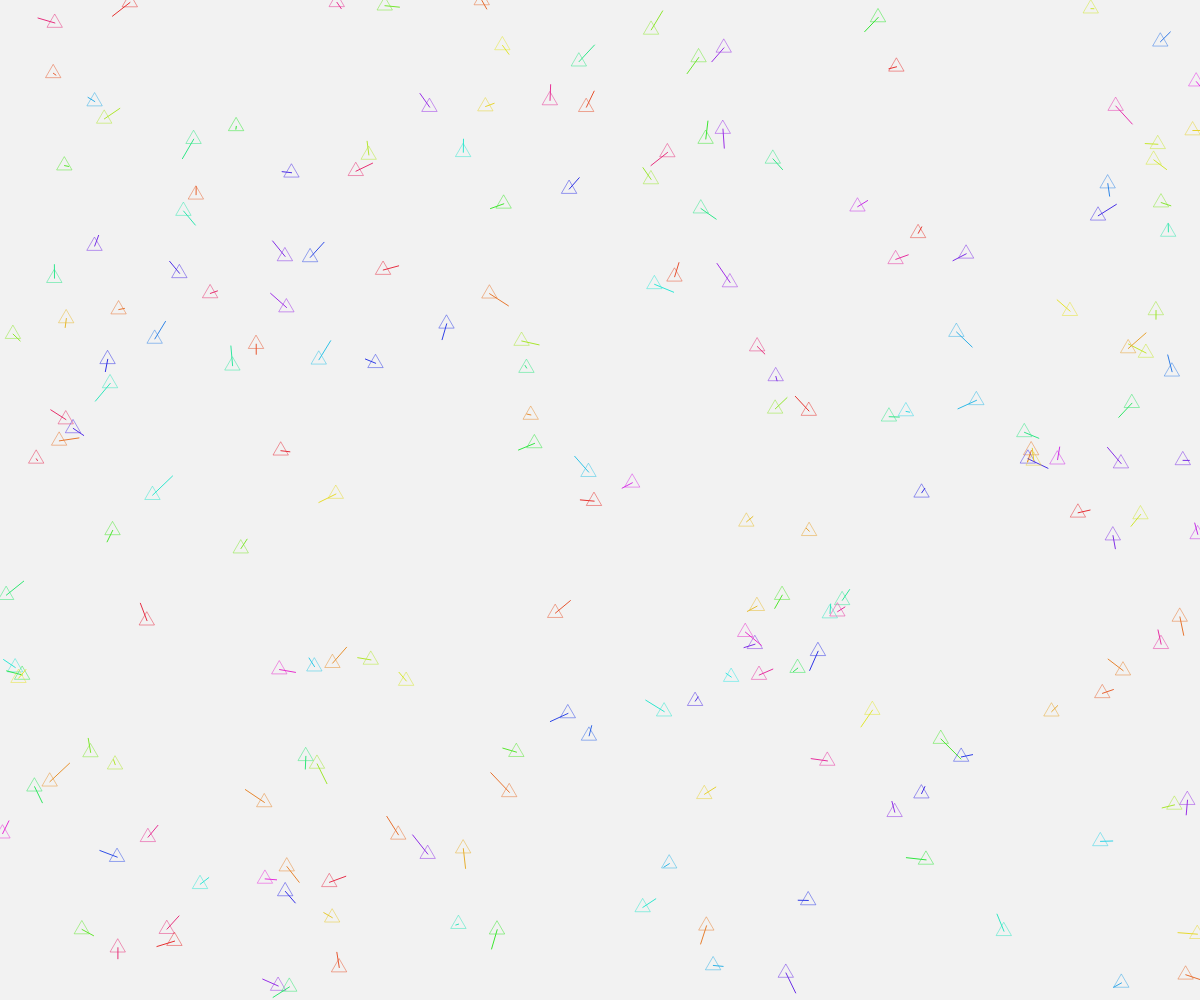
Frame 1 (no input)
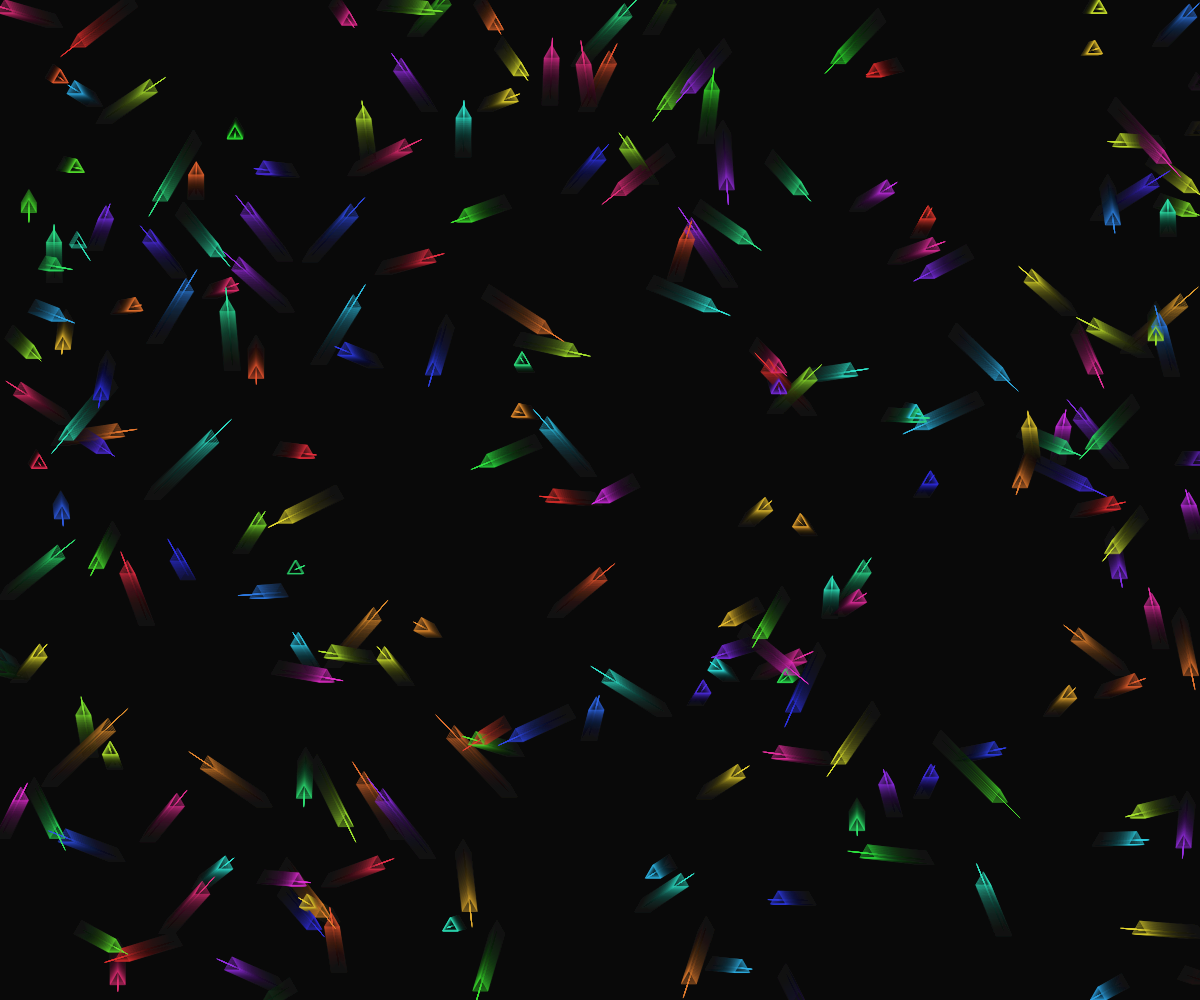
Frame 60 (no input)
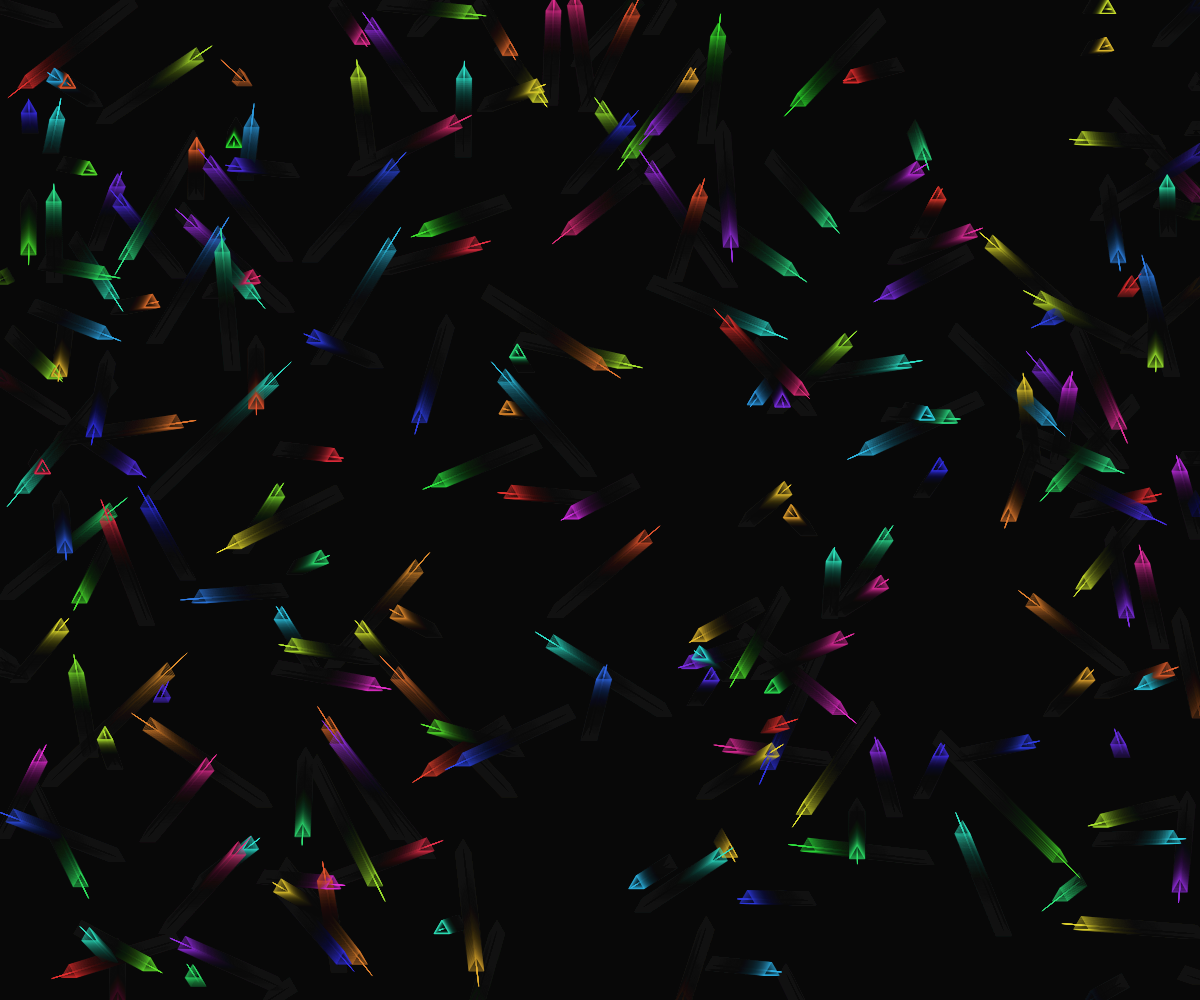
Frame 120 (the mouse pressed at the canvas centre since frame 60)

The p5.js sketch that drew these frames (run headless with seeded random() and noise() and a simulated clock; from frame 60 on, the mouse is pressed at the canvas centre):

// p5.js sketch
// ── sketch.js
let threads = [];
const threadCount = 200;
const triangleSize = 15;

function setup() {
  createCanvas(windowWidth, windowHeight);
  colorMode(HSB, 360, 100, 100, 1);
  
  // Initialize moving threads with consistent direction
  for (let i = 0; i < threadCount; i++) {
    threads.push({
      x: random(width),
      y: random(height),
      dx: random(-1, 1),
      dy: random(-1, 1),
      hue: random(360),
      life: random(200, 800)
    });
  }
}

function draw() {
  background(0, 0, 0, 0.05); // Semi-transparent background for trail effect

  // Update and draw threads
  for (let i = threads.length - 1; i >= 0; i--) {
    let t = threads[i];
    
    t.x += t.dx;
    t.y += t.dy;
    t.life--;

    if (t.life <= 0 || t.x < 0 || t.x > width || t.y < 0 || t.y > height) {
      threads.splice(i, 1);
      // Add new thread to replace it
      threads.push({
        x: random(width),
        y: random(height),
        dx: random(-1, 1),
        dy: random(-1, 1),
        hue: random(360),
        life: random(200, 800)
      });
    } else {
      stroke(t.hue, 80, 90);
      strokeWeight(1);
      
      // Draw thread segments
      let nextX = t.x + t.dx * 20;
      let nextY = t.y + t.dy * 20;
      line(t.x, t.y, nextX, nextY);
      
      // Draw equilateral triangle at current position
      drawEquilateralTriangle(t.x, t.y, triangleSize, t.hue);
    }
  }

  // Occasionally add new threads
  if (random() < 0.1) {
    threads.push({
      x: random(width),
      y: random(height),
      dx: random(-1, 1),
      dy: random(-1, 1),
      hue: random(360),
      life: random(200, 800)
    });
  }
}

function drawEquilateralTriangle(x, y, size, hue) {
  // Calculate vertices of equilateral triangle
  let h = size * sqrt(3) / 2;
  let x1 = x - size/2;
  let y1 = y + h/3;
  let x2 = x + size/2;
  let y2 = y + h/3;
  let x3 = x;
  let y3 = y - 2*h/3;
  
  // Draw triangle with consistent stroke weight
  stroke(hue, 80, 90);
  strokeWeight(0.5);
  noFill();
  triangle(x1, y1, x2, y2, x3, y3);
}

function windowResized() {
  resizeCanvas(windowWidth, windowHeight);
}
